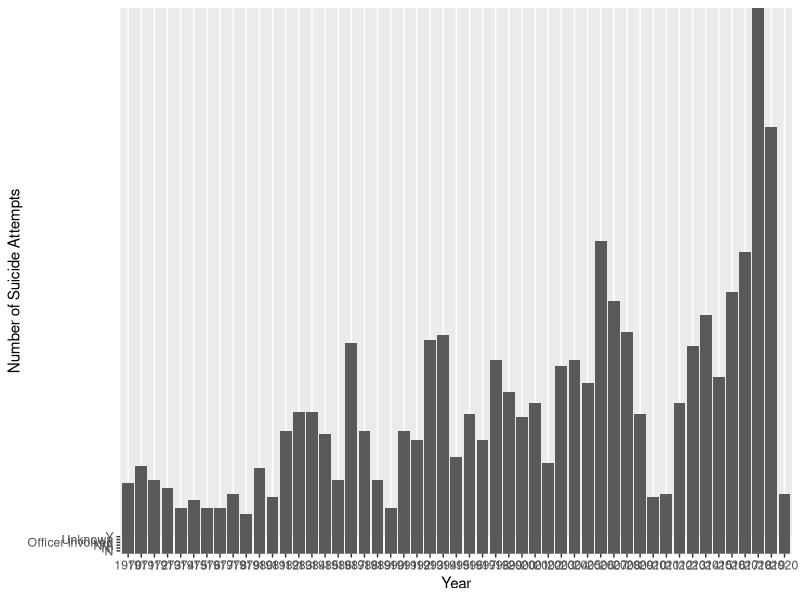

Recreate this plot in R.
## ---- chunk 1
knitr::opts_chunk$set(echo = TRUE)
set.seed(3910349)
library(tidyverse)
library(ggplot2)
## ---- chunk 2
#Load Excel File
shootings <- as.data.frame(read.csv("school_shooting_db_20200316.csv"))

shootings$Summary <- NULL
shootings$Narrative..Detailed.Summary..Background. <- NULL
shootings$Sources <- NULL
shootings$Shooter.Name <- NULL
shootings$School <- NULL


## ---- chunk 3
#Change the value of the outlier
naremoved <- shootings[!is.na(shootings$Shooter.Age),]
naremoved$Shooter.Age[which(naremoved$Shooter.Age == 40888)] <- 12

library(ggplot2)
#Add Year Column
shootings$Year <- format(as.Date(shootings$Date, format="%m/%d/%Y"),"%Y")
shootings$Shooter.Age[which(naremoved$Shooter.Age == 40888)] <- 12
ggplot(data = shootings) +
    geom_col(mapping = aes(x = Year, y = Suicide..or.attempted.suicide..by.Shooter..Y.N.)) + ylab("Number of Suicide Attempts")
## ---- chunk 4
shootings$suicide <- ifelse((shootings$Suicide..or.attempted.suicide..by.Shooter..Y.N. == 'Y'), TRUE, FALSE)
str(shootings)
lm.rv <- lm(suicide~Killed..includes.shooter.+ Wounded + Total.Injured.Killed.Victims +
Victim.s.age.s. + Race + Shooter.Gender + Shooter.Age + Shooter.Ethnicity + Shooter.s.Affiliation.with.School, data = shootings)
summary(lm.rv)
